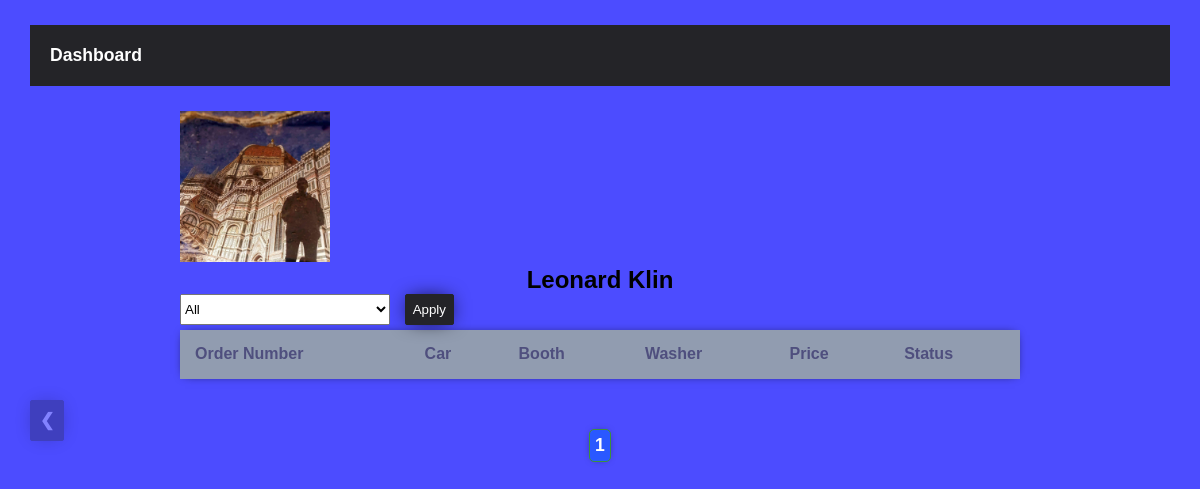
Before: /employee/2/?page=1 with the older database file.
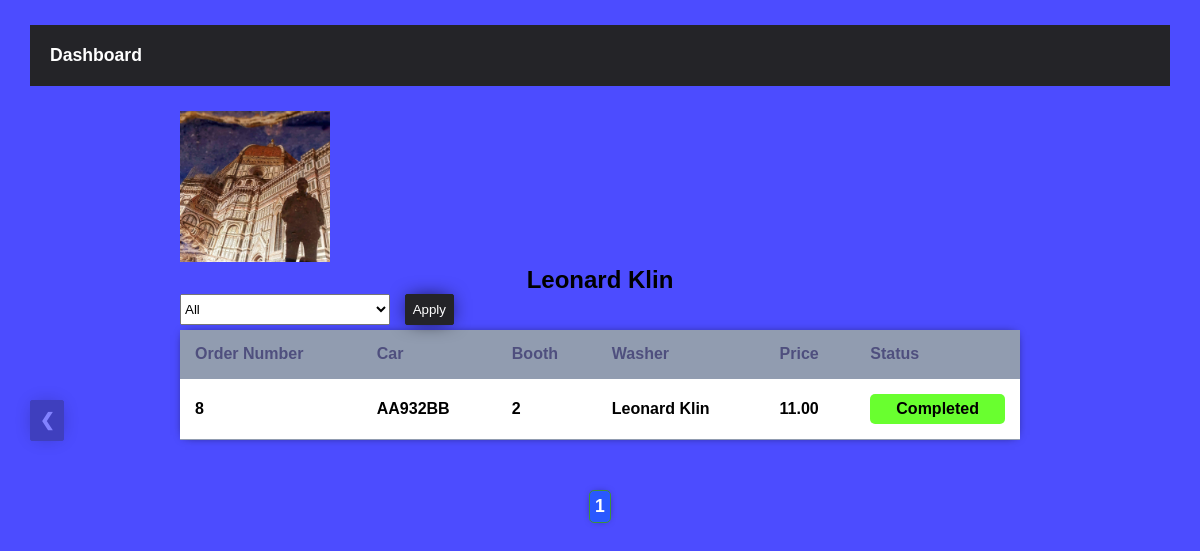
After: the same page with the newer database file.
### washapp/models.py (models this page shows, shortened)
class Employee(models.Model):
    name = models.CharField(max_length=100)
    last_name = models.CharField(max_length=100)
    avatar = models.ImageField(default='washapp/no_image.svg', upload_to='washapp/employees/')
    share = models.PositiveSmallIntegerField(default=45)
    created = models.DateTimeField(auto_now_add=True, verbose_name='Hired')
    def __str__(self):
        return f"{self.name}  {self.last_name}"

class Order(models.Model):
    STATUS = (
        ('Completed', "Completed"),
        ('Pending', "Pending")
    )
    car = models.ForeignKey(to='Car', on_delete=models.PROTECT)
    wash_booth = models.ForeignKey(to='CarWashBooth', on_delete=models.PROTECT)
    washer = models.ForeignKey(to='Employee', on_delete=models.CASCADE)
    price = models.DecimalField(max_digits=5, decimal_places=2)
    status = models.CharField(choices=STATUS, max_length=100, default='Pending')
    requested = models.DateTimeField()
    completed = models.DateTimeField()
    class Meta:
        unique_together = [['washer', 'wash_booth', 'requested', 'car']]

class Car(models.Model):
    license_plate = models.CharField(max_length=7, unique=True)
    def __str__(self):
        return self.license_plate

class CarWashBooth(models.Model):
    occupied = models.BooleanField(blank=True)
    occupant = models.OneToOneField(to='washapp.Employee', on_delete=models.PROTECT, null=True, blank=True)
    car = models.OneToOneField(to='washapp.Car', on_delete=models.PROTECT, null=True, blank=True)
    class Meta:
        verbose_name = "Booth"
        verbose_name_plural = "Booths"
    def __str__(self):
        return str(self.id)

### washapp/views.py (the view)
# urls.py: path('employee/<int:employee_id>/', detail_view, name='detail'),
def detail_view(request, *args, **kwargs):
    employee = get_object_or_404(Employee, pk=kwargs['employee_id'])
    orders_by = request.GET.get('orders_by')
    orders = employee.order_set.all()
    if orders_by == 'day':
        orders = [order for order in orders if order.completed >= timezone.now() - timezone.timedelta(days=1)]
    elif orders_by == 'week':
        orders = [order for order in orders if order.completed >= timezone.now() - timezone.timedelta(weeks=1)]
    elif orders_by == 'month':
        orders = [order for order in orders if order.completed >= timezone.now() - timezone.timedelta(weeks=4)]
    paginator = Paginator(orders, 5)
    page = request.GET.get('page')
    try:
        orders = paginator.page(page)
    except:
        return HttpResponseRedirect(f'?page=1&orders_by={orders_by}' if orders_by else '?page=1')
    return render(request, 'washapp/employee_detail.html', {
        'employee': employee,
        'orders': orders,
        'page': paginator.page(page)
    })

### washapp/templates/washapp/employee_detail.html (shortened to what this page needs)
{% extends 'washapp/base.html' %}
{% block content %}
    <a href="{% url 'washapp:employees' %}" class="btn fixed-top">&#10094;</a>
    <section class="page-content">
        <div class="avatar-wrapper">
            <img src="{{ employee.avatar.url }}" alt="employee_avatar" class="employee-detail-avatar"/>
        </div>
        <h2>{{ employee|capfirst }}</h2>
        <div class="orders">
            <header>
                <form>
                    <select name='orders_by' id="order_filter">
                        <option selected value="all">All</option>
                    </select>
                    <button class="btn" type="submit">
                        Apply
                    </button>
                </form>
            </header>
            <section>
                {% include 'washapp/detailsPage/orders.html' %}
                <div class="pages-wrapper">
                    <div class="pages-wrapper">
                        {% for num in page.paginator.page_range %}
                            {% if page.number == num %}
                                <a class="disabled">{{ num }}</a>
                            {% elif num > page.number|add:'-3' and num < page.number|add:'3' %}
                                <a href="?page={{ num }}
            {% if request.GET.orders_by %}&orders_by={{ request.GET.orders_by }}{% endif %}">{{ num }}</a>
                            {% endif %}
                        {% endfor %}
                    </div>
                </div>
            </section>
        </div>
    </section>
{% endblock content %}

### washapp/templates/washapp/base.html (shortened to what this page needs)
{% load static %}
<!DOCTYPE html>
<html lang="en">
<head>
    <link rel="stylesheet" href="{% static 'washapp/base.css' %}"/>
</head>
<body>
<nav class="nav-bar">
    <a href="{% url 'washapp:index' %}">Dashboard</a>
</nav>
{% block content %}
{% endblock %}
</body>
</html>

### washapp/templates/washapp/detailsPage/orders.html
<div id="orders_default_id">
    <table class="table">
        <thead>
        <tr>
            <th>Order Number</th>
            <th>Car</th>
            <th>Booth</th>
            <th>Washer</th>
            <th>Price</th>
            <th>Status</th>
        </tr>
        </thead>
        <tbody>
        {% for order in orders %}
            <tr>
                <td>{{ order.pk }}</td>
                <td>{{ order.car }}</td>
                <td>{{ order.wash_booth }}</td>
                <td>{{ order.washer }}</td>
                <td>{{ order.price }}</td>
                <td>
                    {% if order.status == "Pending" %}
                        <div class="status status-pending">
                            {{ order.status }}
                        </div>
                    {% else %}
                        <div class="status status-completed">
                            {{ order.status }}
                        </div>
                    {% endif %}
                </td>
            </tr>
        {% endfor %}
        </tbody>
    </table>
</div>

### static/washapp/base.css (style rules this page uses)
:root { --gray-blue: #919cb0; --gray-blue-dark: #4f4f7e; --blue: #2a58ff; --graphite: #242428; --lime: #69ff2f; --yellow: #fff52a; --green: #3d913d; --red: #ff2c2c; }
* { margin: 0; padding: 0; }
body { font-family: Arial, "Roboto", "Lucida Grande", Verdana, sans-serif; font-weight: 700; background: rgba(0, 0, 255, 0.7); }
a { text-decoration: none; color: white; font-size: 1.1em; }
.nav-bar { width: 95%; margin: 25px auto; padding: 20px; box-sizing: border-box; display: flex; background: var(--graphite); }
.btn { padding: 0.5em; background-color: var(--graphite); color: white; cursor: pointer; border: 1px solid var(--graphite); box-shadow: 0 0 20px -5px black; border-radius: 2px; outline: none; }
a.btn { text-decoration: none; opacity: 30%; }
.table { border-collapse: collapse; box-shadow: 0 0 10px -5px black; width: 100%; margin: 0 auto; background: white; }
.table > thead { text-align: left; color: var(--gray-blue-dark); background-color: var(--gray-blue); }
.table tr { border-bottom: 1px solid var(--gray-blue); }
.table th, .table td { box-sizing: border-box; padding: 15px; }
.page-content { margin-top: 15px; }
.page-content h2 { text-align: center; }
.orders { width: 100%; margin: 0 auto; }
.orders > header > form { display: flex; width: 70%; margin: 0 auto 5px; }
#order_filter { width: 25%; margin-right: 15px; }
.orders > section { width: 70%; margin: 0 auto; }
.status { text-align: center; padding: 0.4em; border-radius: 5px; }
.status-completed { background-color: var(--lime); }
.pages-wrapper { display: flex; flex-direction: row; justify-content: center; margin: 25px auto; }
.pages-wrapper a { color: var(--green); display: inline-block; background: white; padding: 5px; margin: 0 1px; border: 1px solid var(--green); border-radius: 5px; box-shadow: 0 0 10px -5px black; text-decoration: none; }
a.disabled { background-color: var(--blue); color: white; cursor: not-allowed; }
.employee-detail-avatar { width: 150px; margin: 0 auto; }
.avatar-wrapper { margin: 0 auto; width: 70%; text-align: left; }
.fixed-top { position: fixed; top: 50%; left: 2.5%; }

Changed rows visible on the page:
added Order: pk "8", car "AA932BB", wash_booth "2", washer "Leonard Klin", price "11.00", status "Completed"
